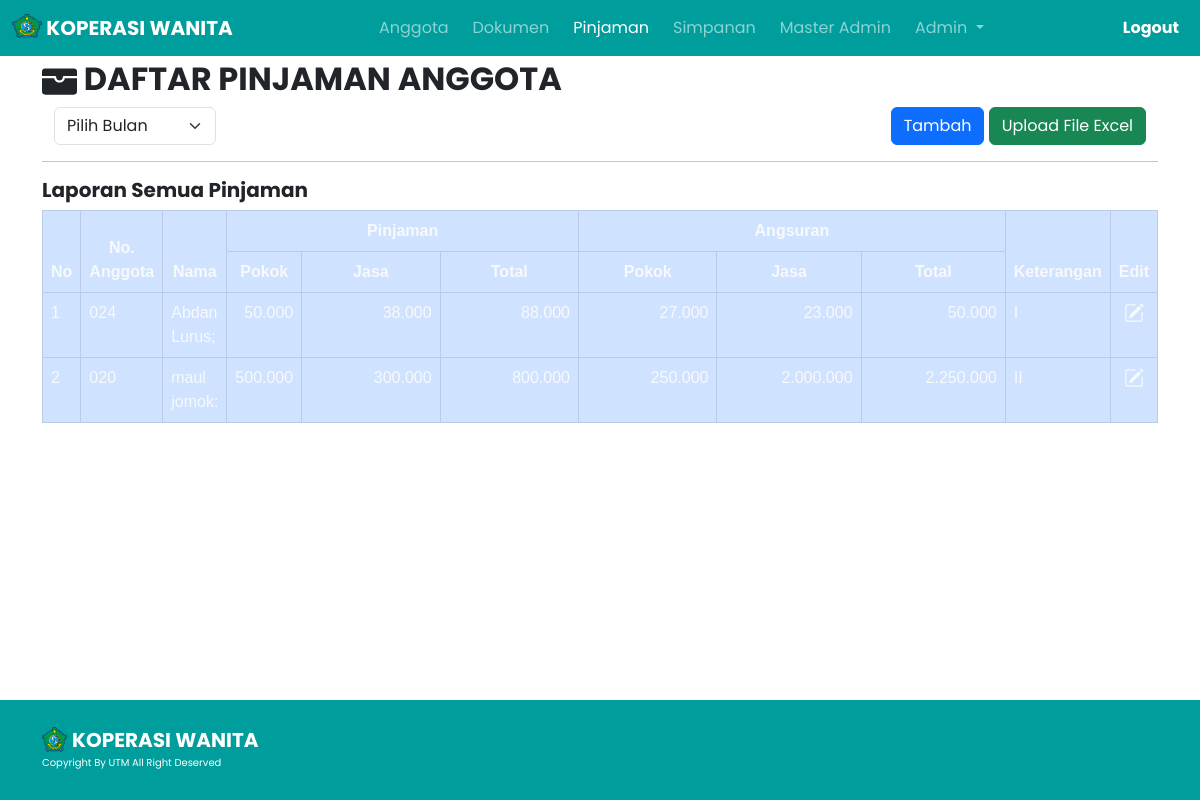
The page /admin/pinjaman.php (signed in) on the database its author committed.
### tables this page shows
CREATE TABLE `set_web` (
  `id_set` int(11) NOT NULL,
  `nama_koperasi` varchar(128) DEFAULT NULL,
  `deskripsi_koperasi` varchar(1024) DEFAULT NULL,
  `alamat_koperasi` varchar(128) DEFAULT NULL,
  `telp_koperasi` varchar(128) DEFAULT NULL,
  `email_koperasi` varchar(128) DEFAULT NULL,
  `logo_koperasi` varchar(128) NOT NULL
);

CREATE TABLE `pinjaman` (
  `id_pinjaman` int(11) NOT NULL,
  `nomor_anggota` varchar(11) NOT NULL,
  `nama_anggota` varchar(128) NOT NULL,
  `pinjaman_pokok` decimal(10,0) DEFAULT 0,
  `pinjaman_jasa` decimal(10,0) DEFAULT 0,
  `pinjaman_khusus_pokok` decimal(10,0) DEFAULT 0,
  `pinjaman_khusus_jasa` decimal(10,0) DEFAULT 0,
  `angsuran_pokok` decimal(10,0) DEFAULT 0,
  `angsuran_jasa` decimal(10,0) DEFAULT 0,
  `unit` varchar(128) DEFAULT NULL
);

### navbar/title.php (called while the page is built, shortened)
<?php
$koperasi = select("SELECT * FROM set_web");
?>

### admin/pinjaman.php (the view, shortened to what this page needs)
<!doctype html>
<html lang="en">
  <head>
    <link href="https://cdn.jsdelivr.net/npm/bootstrap@5.0.2/dist/css/bootstrap.min.css" rel="stylesheet">
    <link rel="stylesheet" href="https://cdn.datatables.net/2.0.0/css/dataTables.bootstrap5.css">
    <link rel="stylesheet" href="https://cdn.datatables.net/buttons/3.0.1/css/buttons.dataTables.css">
    <link rel="stylesheet" href="https://cdnjs.cloudflare.com/ajax/libs/twitter-bootstrap/5.3.0/css/bootstrap.min.css">
    <link rel="stylesheet" href="../css/simpanancss.css">
    <?php
    include '../navbar/title.php'
    ?>
  </head>
  <body>
<?php
    include '../navbar/nav_admin.php';
    include 'upload_excel_pinj.php'
?>
    <section id="hero">
        <div class="container h-100">
            <div class="row h-100">
                <div>
                    <h2 style="font-family: Poppins;"><b> DAFTAR PINJAMAN ANGGOTA</b></h2>
                        <div class="container">
                            <div class="row">
                                <div class="col-md-2 text-start" style="font-family: Poppins;">
                                <form action="pinjaman.php" method="post">
                                <select class="form-select" aria-label="Default select example" name="bulan" onchange="this.form.submit()">
                                    <option selected disabled>Pilih Bulan</option>
                                </select>
                        </form>
                                </div>
                                <div class="col text-end" style="font-family: Poppins;">
                                <button type="button" class="btn btn-primary" data-bs-toggle="modal" data-bs-target="#form_tambah">
                                Tambah
                                </button>
                                <button type="button" class="btn btn-success" data-bs-toggle="modal" data-bs-target="#form_upload">
                                Upload File Excel
                                </button>
                                </div>
                            </div>
                        </div>
                        <hr>
                        <div class="col-md-12 hero-tagline my-auto mx-auto table-responsive align-items-center">
                        <table class="table table-primary table-bordered display nowrap" id="tabledoc" style="width:100%">
                        <?php
                            $bulan = isset($_POST['bulan']) ? $_POST['bulan'] : 13;
                            if(isset($_GET['bulan'])) {
                                $bulan = $_GET['bulan'];
                            } elseif($bulan == 13) { ?>
                            <thead style="background-color: #007070;">
                            <h5 style="font-family: Poppins;"><b>Laporan Semua Pinjaman</b></h5>
                            <tr align="center">
                                <th rowspan="2" class="text-center text-light">No</th>
                                <th rowspan="2" class="text-center text-light">No. Anggota</th>
                                <th rowspan="2" class="text-center text-light">Nama</th>
                                <th colspan="3" class="text-center text-light">Pinjaman</th>
                                <th colspan="3" class="text-center text-light">Angsuran</th>
                                <th rowspan="2" class="text-center text-light">Keterangan</th>
                                <th rowspan="2" class="text-center text-light">Edit</th>
                            </tr>
                            <tr align="center">
                                <th class="text-center text-light">Pokok</th>
                                <th class="text-center text-light">Jasa</th>
                                <th class="text-center text-light">Total</th>
                                <th class="text-center text-light">Pokok</th>
                                <th class="text-center text-light">Jasa</th>
                                <th class="text-center text-light">Total</th>
                            </tr>
                            </thead>
                            <tbody style="background-color: #009D9D;">
                                <?php
                             $id_smp = 1;
                             $data = mysqli_query($db,"SELECT * FROM pinjaman  WHERE nomor_anggota IN (SELECT nomor_anggota FROM anggota WHERE status_anggota = 'Aktif')");
                             while($d = mysqli_fetch_array($data)){
                             ?>
                             <tr class="text-start">
                                 <td class="text-start text-light"><?php echo $id_smp++; ?></td>
                                 <td class="text-start text-light"><?php echo $d['nomor_anggota']; ?></td>
                                 <td class="text-start text-light"><?php echo $d['nama_anggota']; ?></td>
                                 <td class="text-end text-light"><?php echo number_format($d['pinjaman_pokok'], 0, ',', '.'); ?></td>
                                 <td class="col-md-2 text-end text-light"><?php echo number_format($d['pinjaman_jasa'], 0, ',', '.'); ?></td>
                                 <td class="col-md-2 text-end text-light"><?php echo number_format($d['pinjaman_pokok'] + $d['pinjaman_jasa'], 0, ',', '.'); ?></td>
                                 <td class="col-md-2 text-end text-light"><?php echo number_format($d['angsuran_pokok'], 0, ',', '.'); ?></td>
                                 <td class="col-md-2 text-end text-light"><?php echo number_format($d['angsuran_jasa'], 0, ',', '.'); ?></td>
                                 <td class="col-md-2 text-end text-light"><?php echo number_format($d['angsuran_pokok'] + $d['angsuran_jasa'], 0, ',', '.'); ?></td>
                                 <td class="text-start text-light"><?php echo $d['unit']; ?></td>
                                 <td class="text-center text-light"><span class="xedit" data-bs-toggle="modal" data-bs-target="#form_edit<?php echo $d['id_pinjaman'] ?>"></span></td>
                             </tr>
                             <?php
                             };
                            ?>
                            <?php } ?>
                        </tbody>
                    </table>
                    </div>
                </div>
            </div>
        </div>
    </section>
<?php
include '../database.php';
function select($query) {
    global $db;
    $result = mysqli_query($db, $query);
    $rows = [];
    while ($row = mysqli_fetch_assoc($result)) {
        $rows[] = $row;
    }
    return $rows;
}
?>
<?php
        include '../footer/footer.php'
    ?>
  </body>
</html>

### navbar/nav_admin.php (shortened to what this page needs)
<?php
$koperasi = select("SELECT * FROM set_web");
foreach ($koperasi as $koperasiku):
?>
<nav class="navbar navbar-expand-lg navbar-dark position-fixed w-100" style="background-color: #009D9D; ">
        <div class="container-fluid">
        <a class="navbar-brand" href="./edit_anggota.php">
            <img src="../assets/img/<?=$koperasiku['logo_koperasi'];?>" alt="" width="30" height="24" class="d-inline-block align-text-top">
            <?=$koperasiku['nama_koperasi'];?></a>
        <div class="collapse navbar-collapse" id="navbarNav">
            <ul class="navbar-nav mx-auto">
                <li class="nav-item">
                    <a class="nav-link <?php if (basename($_SERVER['PHP_SELF']) == 'edit_anggota.php') echo 'active'; ?> mx-1" href="./edit_anggota.php">Anggota</a>
                </li>
                <li class="nav-item">
                    <a class="nav-link <?php if (basename($_SERVER['PHP_SELF']) == 'tambah_materi.php') echo 'active'; ?> mx-1" href="./tambah_materi.php">Dokumen</a>
                </li>
                <li class="nav-item">
                    <a class="nav-link <?php if (basename($_SERVER['PHP_SELF']) == 'pinjaman.php') echo 'active'; ?> mx-1" href="./pinjaman.php">Pinjaman</a>
                </li>
                <li class="nav-item">
                    <a class="nav-link <?php if (basename($_SERVER['PHP_SELF']) == 'simpanan.php') echo 'active'; ?> mx-1" href="./simpanan.php">Simpanan</a>
                </li>
                <li class="nav-item">
                    <a class="nav-link <?php if (basename($_SERVER['PHP_SELF']) == 'pihak3.php') echo 'active'; ?> mx-1" href="./pihak3.php">Master Admin</a>
                </li>
                <?php
                if(isset($_SESSION['IsAdmin'])) {
                    ?>
                    <li class="nav-item dropdown"  onmouseover="showDropdown()" onmouseout="hideDropdown()">
                        <a class="nav-link dropdown-toggle <?php if (basename($_SERVER['PHP_SELF']) == 'set_web.php') echo 'active'; ?> mx-1" href="#" id="navbarDropdownMenuLink" role="button" data-bs-toggle="dropdown" aria-expanded="false">
                            Admin
                        </a>
                    </li>
                    <?php
                } else {
                }
                ?>
            </ul>
            <?php
            if(isset($_SESSION['IsAdmin'])) {
                ?>
                <div><button class="btn btn-outline-danger btn-sm link-up" data-bs-toggle="modal" data-bs-target="#logoutAkun">Logout</button></div>
                <?php
            } else {
                ?>
                <div><button class="button-primary"><a class="link-up" href="../admin.php">Masuk</a></button></div>
                <?php
            }
            ?>
            </div>
        </div>
    </nav>
<?php
endforeach;
?>

### footer/footer.php (shortened to what this page needs)
<?php
$koperasi = select("SELECT * FROM set_web");
foreach ($koperasi as $koperasiku):
?>
<footer class="d-flex align-items-center">
        <div class="container-fluid ">
            <div class="container">
                <div class="row">
                    <div class="col-md-7 d-flex align-items-center">
                        <img class="imgfoot" src="../assets/img/<?=$koperasiku['logo_koperasi'];?>" alt="">
                        <a href="../index.php"><?= $koperasiku['nama_koperasi']; ?></a>
                    </div>
                </div>
                <div class="row  copyright  ">
                    <div class="col-12">
                        <p>Copyright By UTM All Right Deserved</p>
                    </div>
                </div>
            </div>
        </div>
    </footer>
    <?php
endforeach;
?>

### css/simpanancss.css (style rules this page uses)
body { font-family: 'Poppins', sans-serif; min-height: 100vh; display: flex; flex-direction: column; }
.navbar { z-index: 3; }
* { z-index: 2; }
.navbar-brand { font-weight: 700 ; }
.nav-link { font-size: 16px; }
.link-up { text-decoration: none; font-size: 16px; color: white; border-color: #009D9D; font-weight: bold; }
#hero { font-family: Arial; margin-top: 5%; height: 100%; width: 100%; margin-bottom: 5%; }
footer { width: 100%; height: 100px; padding-top: 10px; margin-top: auto; background: #009D9D; }
.imgfoot { width: 25px; height: 25px; margin-right: 5px; }
.copyright { text-align: left; color: white; font-size: 10px; }
footer a { font-family: Poppins; font-style: normal; font-weight: bold; font-size: 20px; line-height: 30px; color: white; text-decoration: none; }

### rows shown on the page
set_web: logo_koperasi (picture), nama_koperasi "KOPERASI WANITA"
pinjaman: nomor_anggota "024", nama_anggota "Abdan Lurus;", pinjaman_pokok "50.000", pinjaman_jasa "38.000", $d['pinjaman_pokok'] + $d['pinjaman_jasa'] "88.000", angsuran_pokok "27.000", angsuran_jasa "23.000", $d['angsuran_pokok'] + $d['angsuran_jasa'] "50.000"
pinjaman: nomor_anggota "020", nama_anggota "maul jomok:", pinjaman_pokok "500.000", pinjaman_jasa "300.000", $d['pinjaman_pokok'] + $d['pinjaman_jasa'] "800.000", angsuran_pokok "250.000", angsuran_jasa "2.000.000", $d['angsuran_pokok'] + $d['angsuran_jasa'] "2.250.000", unit "II"
